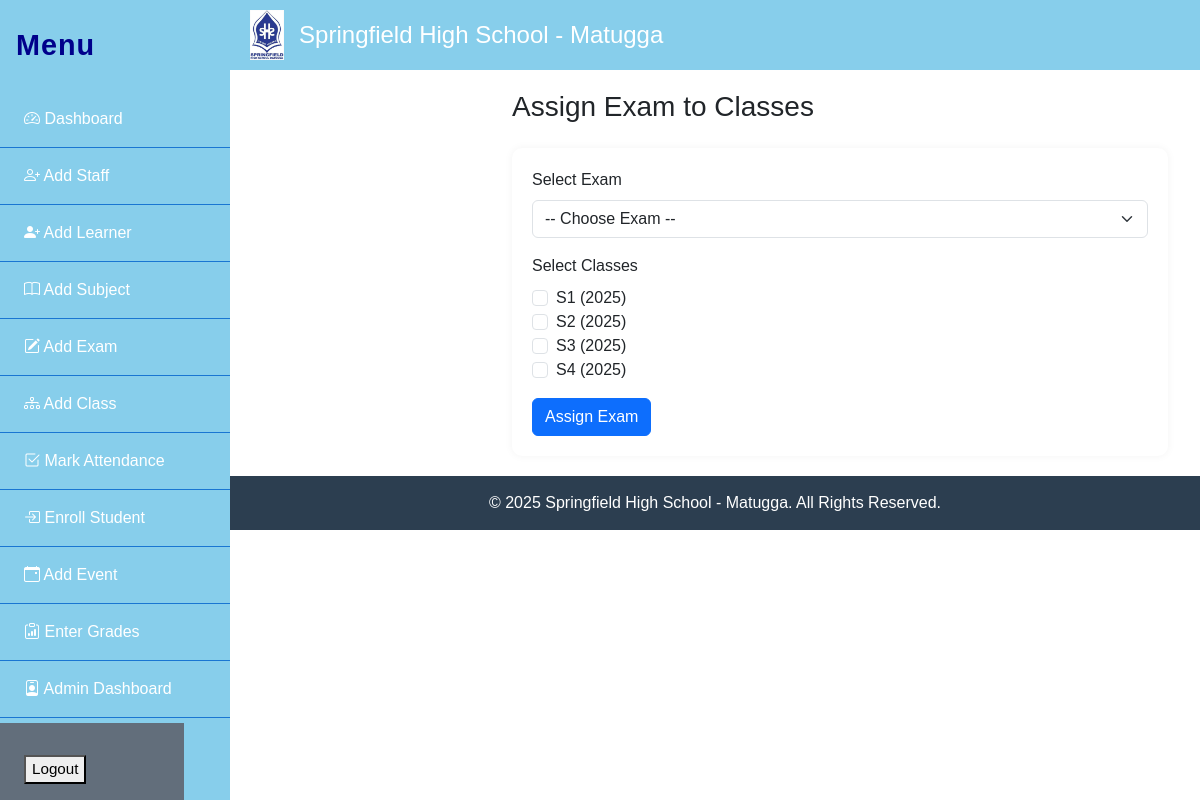
The app's page /exams/assign_exams_to_class.php with its own data.
### tables this page shows
CREATE TABLE `classes` (
  `class_id` int(11) NOT NULL,
  `name` varchar(50) DEFAULT NULL,
  `year` int(11) DEFAULT NULL,
  `teacher_id` int(11) DEFAULT NULL
);

### exams/assign_exams_to_class.php (the view, shortened to what this page needs)
<?php
require_once('../db.php');
$classes = $conn->query("SELECT class_id, name, year FROM classes ORDER BY year DESC, name ASC");
?>
<!DOCTYPE html>
<html lang="en">
<head>
    <link rel="stylesheet" href="https://cdn.jsdelivr.net/npm/bootstrap@5.3.2/dist/css/bootstrap.min.css">
</head>
<body>
<?php include '../header.php'; ?>
<?php include '../includes/sidebar.php'; ?>
<div class="content-wrapper">
    <div class="container-fluid">
        <h3 class="mb-4">Assign Exam to Classes</h3>
        <div class="card-style">
            <form method="POST" action="">
                <div class="mb-3">
                    <label for="exam_id" class="form-label">Select Exam</label>
                    <select name="exam_id" id="exam_id" class="form-select" required>
                        <option value="">-- Choose Exam --</option>
                    </select>
                </div>
                <div class="mb-3">
                    <label class="form-label">Select Classes</label>
                    <div class="form-check">
                        <?php while ($class = $classes->fetch_assoc()): ?>
                            <div>
                                <input type="checkbox" name="class_ids[]" value="<?= $class['class_id'] ?>" class="form-check-input" id="class_<?= $class['class_id'] ?>">
                                <label class="form-check-label" for="class_<?= $class['class_id'] ?>">
                                    <?= htmlspecialchars($class['name'] . ' (' . $class['year'] . ')') ?>
                                </label>
                            </div>
                        <?php endwhile; ?>
                    </div>
                </div>
                <button type="submit" class="btn btn-primary">Assign Exam</button>
            </form>
        </div>
    </div>
</div>
<?php include '../footer.php'; ?>
</body>
</html>

### exams/assign_exams_to_class.php (style rules this page uses)
.content-wrapper { margin-left: 250px; padding: 20px; }
.card-style { background: #fff; padding: 20px; border-radius: 10px; box-shadow: 0 0 8px rgba(0,0,0,0.05); }

### header.php (style rules this page uses)
body { margin: 0; font-family: Arial, sans-serif; }

### includes/sidebar.php (style rules this page uses)
body.with-sidebar { margin-left: 230px; transition: margin-left 0.3s; }

### records on screen
classes: name+year "S1 (2025)"
classes: name+year "S2 (2025)"
classes: name+year "S3 (2025)"
classes: name+year "S4 (2025)"
